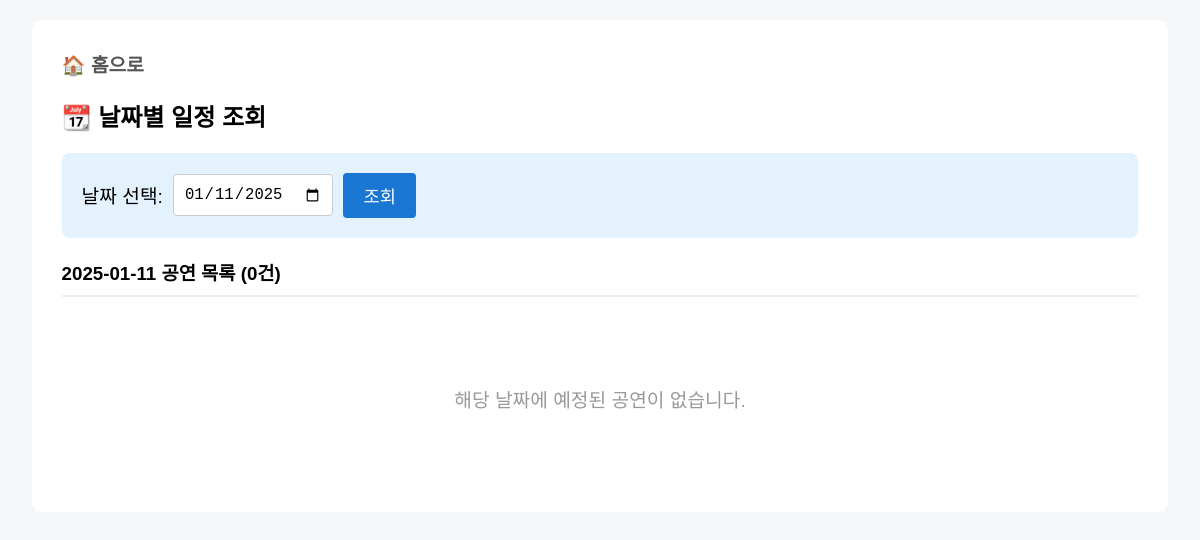
The app's page /schedule/daily/?date=2025-01-11, older data.
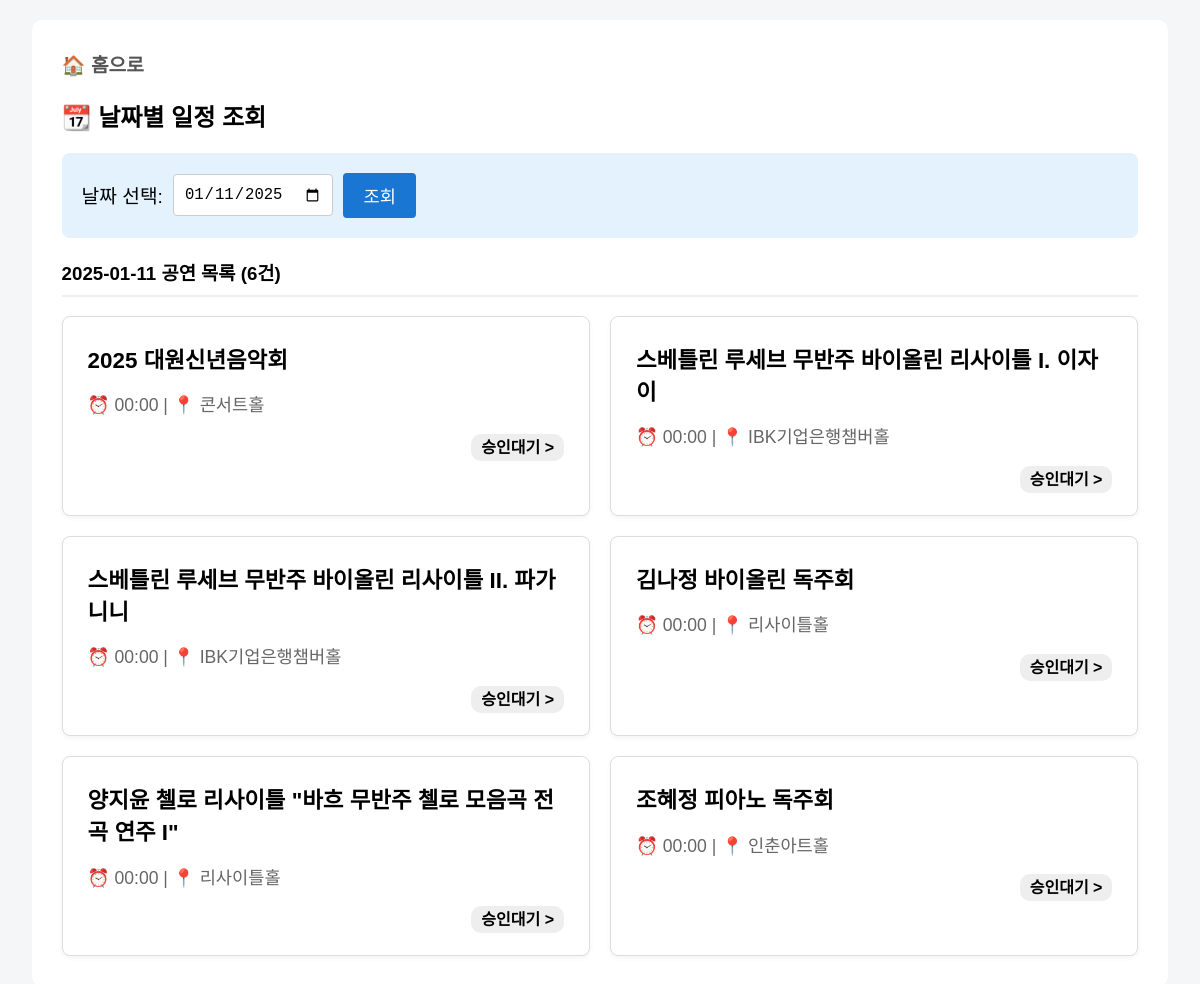
The same page, newer data.
### core/models.py (models this page shows)
class Performance(models.Model):
    STATUS_CHOICES = [('pending','승인대기'), ('approved','승인완료'), ('canceled','취소'), ('rejected','반려')]
    title = models.CharField(max_length=200)
    date = models.DateTimeField()
    venue = models.CharField(max_length=100, blank=True)
    category = models.CharField(max_length=100, blank=True)
    status = models.CharField(max_length=10, choices=STATUS_CHOICES, default='pending')
    reason = models.TextField(blank=True, null=True)
    created_at = models.DateTimeField(auto_now_add=True)
    class Meta: ordering = ['-date']

### core/views.py (the view)
# urls.py: path('schedule/daily/', views.daily_schedule, name='daily_schedule'),
def daily_schedule(request):
    date_str = request.GET.get('date')
    target_date = datetime.strptime(date_str, '%Y-%m-%d').date() if date_str else timezone.now().date()
    performances = Performance.objects.filter(date__date=target_date).order_by('date')
    return render(request, 'core/daily_schedule.html', {'performances': performances, 'target_date': target_date.strftime('%Y-%m-%d')})

### core/templates/core/daily_schedule.html (shortened to what this page needs)
<!DOCTYPE html>
<html lang="ko">
<head>
</head>
<body>
    <div class="container">
        <a href="{% url 'core:main_hub' %}" class="home-btn">🏠 홈으로</a>
        <h2 style="margin-top:0;">📆 날짜별 일정 조회</h2>
        <form method="get" class="date-picker">
            <label style="font-size:1.2em;">날짜 선택:</label>
            <input type="date" name="date" value="{{ target_date }}" required>
            <button type="submit" class="search-btn">조회</button>
        </form>
        <h3 style="border-bottom:2px solid #eee; padding-bottom:10px;">{{ target_date }} 공연 목록 ({{ performances|length }}건)</h3>
        <div class="card-list">
            {% for p in performances %}
            <div class="card" onclick="location.href='{% url 'core:performance_detail' p.pk %}'">
                <h3 style="margin:0 0 10px 0; font-size:1.4em;">{{ p.title }}</h3>
                <p style="color:#666; font-size:1.1em;">⏰ {{ p.date|date:"H:i" }} | 📍 {{ p.venue }}</p>
                <div style="text-align:right;">
                    <span style="background:#eee; padding:5px 10px; border-radius:10px; font-weight:bold;">{{ p.get_status_display }} ></span>
                </div>
            </div>
            {% empty %}
            <p style="text-align:center; color:#999; grid-column: 1/-1; padding: 50px; font-size: 1.2em;">해당 날짜에 예정된 공연이 없습니다.</p>
            {% endfor %}
        </div>
    </div>
</body>
</html>

### core/templates/core/daily_schedule.html (style rules this page uses)
body { font-family: sans-serif; padding: 20px; background: #f4f6f8; margin: 0; }
.container { width: 98%; margin: 0 auto; background: white; padding: 30px; border-radius: 10px; box-sizing: border-box; }
.date-picker { display: flex; gap: 10px; margin-bottom: 20px; padding: 20px; background: #e3f2fd; border-radius: 8px; align-items: center; }
input[type="date"] { padding: 10px; font-size: 1.2em; border: 1px solid #ccc; border-radius: 4px; }
.search-btn { background: #1976d2; color: white; border: none; padding: 10px 20px; border-radius: 4px; cursor: pointer; font-size: 1.1em; }
.card-list { display: grid; grid-template-columns: repeat(auto-fill, minmax(400px, 1fr)); gap: 20px; }
.card { background: white; border: 1px solid #ddd; padding: 25px; border-radius: 8px; cursor: pointer; transition: 0.2s; box-shadow: 0 2px 5px rgba(0,0,0,0.05); }
.home-btn { font-size: 1.2em; text-decoration: none; color: #555; font-weight: bold; margin-bottom: 20px; display: inline-block; }

Row changes from the older to the newer data that the page shows:
added Performance: title "2025 대원신년음악회", date "00:00", venue "콘서트홀", status "승인대기"
added Performance: title "스베틀린 루세브 무반주 바이올린 리사이틀 I. 이자이", date "00:00", venue "IBK기업은행챔버홀", status "승인대기"
added Performance: title "스베틀린 루세브 무반주 바이올린 리사이틀 II. 파가니니", date "00:00", venue "IBK기업은행챔버홀", status "승인대기"
added Performance: title "김나정 바이올린 독주회", date "00:00", venue "리사이틀홀", status "승인대기"
added Performance: title "양지윤 첼로 리사이틀 \"바흐 무반주 첼로 모음곡 전곡 연주 I\"", date "00:00", venue "리사이틀홀", status "승인대기"
added Performance: title "조혜정 피아노 독주회", date "00:00", venue "인춘아트홀", status "승인대기"
Text that changed along with them:
{{ performances|length }}: "0" → "6"
text no longer shown: "해당 날짜에 예정된 공연이 없습니다."
